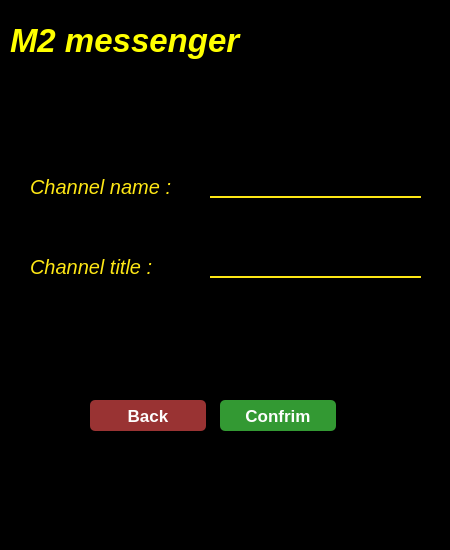
<?xml version="1.0" encoding="UTF-8"?>
<ui version="4.0">
 <class>CreateChannel</class>
 <widget class="QWidget" name="CreateChannel">
  <property name="geometry">
   <rect>
    <x>0</x>
    <y>0</y>
    <width>450</width>
    <height>550</height>
   </rect>
  </property>
  <property name="windowTitle">
   <string>Form</string>
  </property>
  <property name="styleSheet">
   <string notr="true">background-color:rgba(0, 0, 0, 255);</string>
  </property>
  <widget class="QLabel" name="label">
   <property name="geometry">
    <rect>
     <x>30</x>
     <y>170</y>
     <width>174</width>
     <height>34</height>
    </rect>
   </property>
   <property name="font">
    <font>
     <pointsize>15</pointsize>
     <italic>true</italic>
     <underline>false</underline>
    </font>
   </property>
   <property name="styleSheet">
    <string notr="true">color:rgba(254, 231, 21, 1);</string>
   </property>
   <property name="text">
    <string>Channel name :</string>
   </property>
  </widget>
  <widget class="QLabel" name="label_2">
   <property name="geometry">
    <rect>
     <x>30</x>
     <y>250</y>
     <width>174</width>
     <height>34</height>
    </rect>
   </property>
   <property name="font">
    <font>
     <pointsize>15</pointsize>
     <italic>true</italic>
    </font>
   </property>
   <property name="styleSheet">
    <string notr="true">color:rgba(254, 231, 21, 1);</string>
   </property>
   <property name="text">
    <string>Channel title :</string>
   </property>
  </widget>
  <widget class="QLineEdit" name="lineEdit_2">
   <property name="geometry">
    <rect>
     <x>210</x>
     <y>250</y>
     <width>211</width>
     <height>28</height>
    </rect>
   </property>
   <property name="focusPolicy">
    <enum>Qt::StrongFocus</enum>
   </property>
   <property name="styleSheet">
    <string notr="true">
QLineEdit#lineEdit_2 {

background-color:rgba(0, 0, 0, 0);
border:none;
border-bottom:2px solid rgba(254, 231, 21, 1);
color:rgba(255, 255, 255, 255);
padding-bottom:7px;

}

QLineEdit#lineEdit_2:hover {

	background-color: rgb(42, 46, 52);
	border-style: solid;
	border-color: rgb(245, 179, 1);
	color: rgb(241, 182, 88);

}</string>
   </property>
  </widget>
  <widget class="QLineEdit" name="lineEdit">
   <property name="geometry">
    <rect>
     <x>210</x>
     <y>170</y>
     <width>211</width>
     <height>28</height>
    </rect>
   </property>
   <property name="styleSheet">
    <string notr="true">
QLineEdit#lineEdit {

background-color:rgba(0, 0, 0, 0);
border:none;
border-bottom:2px solid rgba(254, 231, 21, 1);
color:rgba(255, 255, 255, 255);
padding-bottom:7px;

}

QLineEdit#lineEdit:hover {

	background-color: rgb(42, 46, 52);
	border-style: solid;
	border-color: rgb(245, 179, 1);
	color: rgb(241, 182, 88);

}</string>
   </property>
  </widget>
  <widget class="QPushButton" name="pushButton">
   <property name="geometry">
    <rect>
     <x>220</x>
     <y>400</y>
     <width>116</width>
     <height>31</height>
    </rect>
   </property>
   <property name="font">
    <font>
     <pointsize>13</pointsize>
     <italic>false</italic>
     <bold>true</bold>
    </font>
   </property>
   <property name="styleSheet">
    <string notr="true">QPushButton#pushButton {
color: white;
border-radius: 5px;
Background: #393;
color: #fefefe;
}

QPushButton#pushButton:hover {
	background-color: rgb(42, 46, 52);
border-style: solid;
 border-width: 1px;
	color: rgb(241, 182, 88);
}

QPushButton#pushButton:pressed {
border-style: solid;
border-width: 1px;
	background-color: rgb(25, 69, 105);
	color: rgb(85, 255, 255);
}</string>
   </property>
   <property name="text">
    <string>Confrim</string>
   </property>
  </widget>
  <widget class="QPushButton" name="pushButton_2">
   <property name="geometry">
    <rect>
     <x>90</x>
     <y>400</y>
     <width>116</width>
     <height>31</height>
    </rect>
   </property>
   <property name="font">
    <font>
     <pointsize>13</pointsize>
     <bold>true</bold>
    </font>
   </property>
   <property name="styleSheet">
    <string notr="true">QPushButton#pushButton_2 {
color: white;
border-radius: 5px;
Background: #933;
color: #fefefe;
}

QPushButton#pushButton_2:hover {
	background-color: rgb(42, 46, 52);
border-style: solid;
 border-width: 1px;
	color: rgb(241, 182, 88);
}

QPushButton#pushButton_2:pressed {
border-style: solid;
border-width: 1px;
	background-color: rgb(25, 69, 105);
	color: rgb(85, 255, 255);
}</string>
   </property>
   <property name="text">
    <string>Back</string>
   </property>
  </widget>
  <widget class="QLabel" name="label_3">
   <property name="geometry">
    <rect>
     <x>10</x>
     <y>10</y>
     <width>291</width>
     <height>61</height>
    </rect>
   </property>
   <property name="font">
    <font>
     <pointsize>25</pointsize>
     <italic>true</italic>
     <bold>true</bold>
    </font>
   </property>
   <property name="styleSheet">
    <string notr="true">color:rgb(255,255,0)	;</string>
   </property>
   <property name="text">
    <string>M2 messenger</string>
   </property>
  </widget>
  <widget class="QLabel" name="label_4">
   <property name="geometry">
    <rect>
     <x>330</x>
     <y>10</y>
     <width>91</width>
     <height>91</height>
    </rect>
   </property>
   <property name="styleSheet">
    <string notr="true">image: url(:/icons/channel icon.png);</string>
   </property>
   <property name="text">
    <string/>
   </property>
  </widget>
 </widget>
 <resources/>
 <connections/>
</ui>
